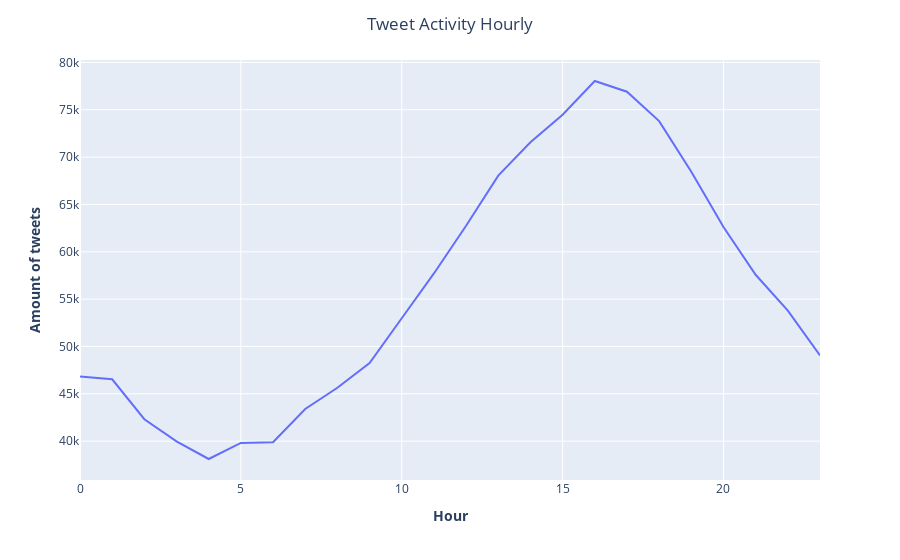

Notebook cell for this chart:
### Code cell
import plotly
import plotly.express as px
# plot the number of tweets per hour
fig = px.line(df_timing_hour, x = 'hour', y= 'volume')

# Add figure title
fig.update_layout(
title_text="Tweet Activity Hourly",
title_x = 0.5
    )

# add axes
fig.update_xaxes(title_text="<b>Hour</b>")
fig.update_yaxes(title_text="<b>Amount of tweets</b>")

fig.show()

### Figure 1 — Plotly figure (JSON) as saved in the notebook; plotly's stock layout.template omitted (floating-point values rounded to 4 significant figures)
{"data": [{"hovertemplate": "hour=%{x}<br>volume=%{y}<extra></extra>", "legendgroup": "", "line": {"color": "#636efa", "dash": "solid"}, "marker": {"symbol": "circle"}, "mode": "lines", "name": "", "orientation": "v", "showlegend": false, "type": "scatter", "x": [0, 1, 2, 3, 4, 5, 6, 7, 8, 9, 10, 11, 12, 13, 14, 15, 16, 17, 18, 19, 20, 21, 22, 23], "xaxis": "x", "y": [46826, 46533, 42314, 39975, 38116, 39809, 39890, 43395, 45641, 48256, 52984, 57715, 62746, 68045, 71560, 74473, 78040, 76909, 73801, 68457, 62615, 57575, 53783, 49048], "yaxis": "y"}], "layout": {"legend": {"tracegroupgap": 0}, "margin": {"t": 60}, "title": {"text": "Tweet Activity Hourly", "x": 0.5}, "xaxis": {"anchor": "y", "domain": [0, 1], "title": {"text": "<b>Hour</b>"}}, "yaxis": {"anchor": "x", "domain": [0, 1], "title": {"text": "<b>Amount of tweets</b>"}}}}
